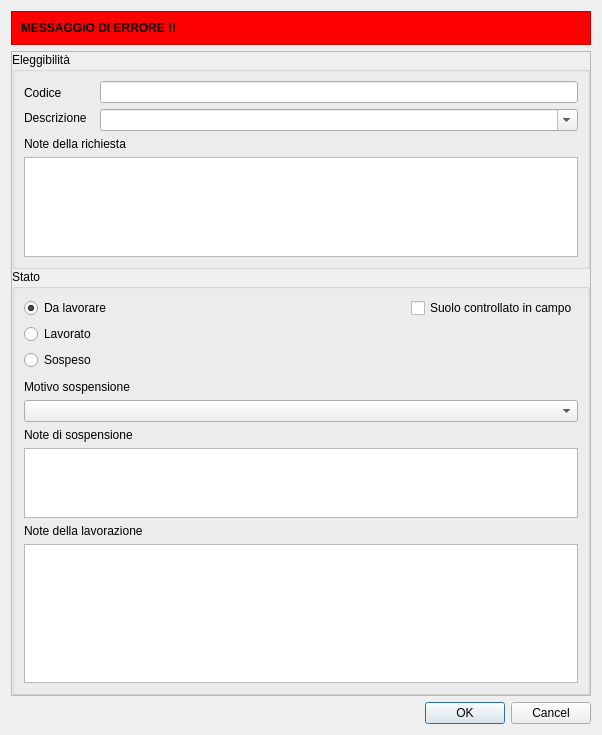
<?xml version="1.0" encoding="UTF-8"?>
<ui version="4.0">
 <class>dlgAgriAttribute</class>
 <widget class="QDialog" name="dlgAgriAttribute">
  <property name="geometry">
   <rect>
    <x>0</x>
    <y>0</y>
    <width>602</width>
    <height>735</height>
   </rect>
  </property>
  <property name="windowTitle">
   <string>QGIS Agri - Attributi</string>
  </property>
  <layout class="QVBoxLayout" name="verticalLayout_2">
   <item>
    <widget class="QFrame" name="frmMessage">
     <property name="styleSheet">
      <string notr="true">QFrame {
background: rgb(255, 0, 0);
}</string>
     </property>
     <property name="frameShape">
      <enum>QFrame::StyledPanel</enum>
     </property>
     <property name="frameShadow">
      <enum>QFrame::Raised</enum>
     </property>
     <layout class="QVBoxLayout" name="verticalLayout_8">
      <item>
       <widget class="QLabel" name="lblMessage">
        <property name="font">
         <font>
          <weight>75</weight>
          <bold>true</bold>
         </font>
        </property>
        <property name="text">
         <string>MESSAGGIO DI ERRORE !!</string>
        </property>
       </widget>
      </item>
     </layout>
    </widget>
   </item>
   <item>
    <widget class="QFrame" name="frame">
     <property name="frameShape">
      <enum>QFrame::StyledPanel</enum>
     </property>
     <property name="frameShadow">
      <enum>QFrame::Raised</enum>
     </property>
     <layout class="QVBoxLayout" name="verticalLayout">
      <property name="spacing">
       <number>0</number>
      </property>
      <property name="leftMargin">
       <number>0</number>
      </property>
      <property name="topMargin">
       <number>0</number>
      </property>
      <property name="rightMargin">
       <number>0</number>
      </property>
      <property name="bottomMargin">
       <number>0</number>
      </property>
      <item>
       <widget class="QGroupBox" name="grpEleggibilita">
        <property name="sizePolicy">
         <sizepolicy hsizetype="Preferred" vsizetype="Fixed">
          <horstretch>0</horstretch>
          <verstretch>0</verstretch>
         </sizepolicy>
        </property>
        <property name="title">
         <string>Eleggibilità</string>
        </property>
        <layout class="QVBoxLayout" name="verticalLayout_3">
         <item>
          <layout class="QHBoxLayout" name="horizontalLayout">
           <item>
            <layout class="QVBoxLayout" name="verticalLayout_5">
             <property name="leftMargin">
              <number>0</number>
             </property>
             <item>
              <widget class="QLabel" name="lblCodEleggibilita">
               <property name="sizePolicy">
                <sizepolicy hsizetype="Preferred" vsizetype="Fixed">
                 <horstretch>0</horstretch>
                 <verstretch>0</verstretch>
                </sizepolicy>
               </property>
               <property name="minimumSize">
                <size>
                 <width>70</width>
                 <height>0</height>
                </size>
               </property>
               <property name="text">
                <string>Codice</string>
               </property>
              </widget>
             </item>
             <item>
              <widget class="QLabel" name="lblDescEleggibilita">
               <property name="sizePolicy">
                <sizepolicy hsizetype="Preferred" vsizetype="Fixed">
                 <horstretch>0</horstretch>
                 <verstretch>0</verstretch>
                </sizepolicy>
               </property>
               <property name="minimumSize">
                <size>
                 <width>70</width>
                 <height>0</height>
                </size>
               </property>
               <property name="text">
                <string>Descrizione</string>
               </property>
              </widget>
             </item>
            </layout>
           </item>
           <item>
            <layout class="QVBoxLayout" name="verticalLayout_7">
             <property name="leftMargin">
              <number>0</number>
             </property>
             <item>
              <widget class="QLineEdit" name="edtCodEleggibilita"/>
             </item>
             <item>
              <widget class="QComboBox" name="cmbDescEleggibilita">
               <property name="sizePolicy">
                <sizepolicy hsizetype="Expanding" vsizetype="Fixed">
                 <horstretch>0</horstretch>
                 <verstretch>0</verstretch>
                </sizepolicy>
               </property>
               <property name="editable">
                <bool>true</bool>
               </property>
               <property name="insertPolicy">
                <enum>QComboBox::NoInsert</enum>
               </property>
              </widget>
             </item>
            </layout>
           </item>
          </layout>
         </item>
         <item>
          <widget class="QLabel" name="label_4">
           <property name="text">
            <string>Note della richiesta</string>
           </property>
          </widget>
         </item>
         <item>
          <widget class="QPlainTextEdit" name="txtNoteRichiesta">
           <property name="maximumSize">
            <size>
             <width>16777215</width>
             <height>100</height>
            </size>
           </property>
           <property name="readOnly">
            <bool>true</bool>
           </property>
          </widget>
         </item>
        </layout>
       </widget>
      </item>
      <item>
       <widget class="QGroupBox" name="grpStatus">
        <property name="title">
         <string>Stato</string>
        </property>
        <layout class="QVBoxLayout" name="verticalLayout_6">
         <item>
          <layout class="QHBoxLayout" name="horizontalLayout_2">
           <property name="spacing">
            <number>0</number>
           </property>
           <property name="topMargin">
            <number>0</number>
           </property>
           <property name="rightMargin">
            <number>0</number>
           </property>
           <item>
            <widget class="QFrame" name="frmState">
             <property name="frameShape">
              <enum>QFrame::NoFrame</enum>
             </property>
             <layout class="QVBoxLayout" name="verticalLayout_4">
              <property name="leftMargin">
               <number>0</number>
              </property>
              <property name="topMargin">
               <number>0</number>
              </property>
              <property name="rightMargin">
               <number>0</number>
              </property>
              <property name="bottomMargin">
               <number>4</number>
              </property>
              <item>
               <widget class="QRadioButton" name="radioLavorazione">
                <property name="text">
                 <string>Da lavorare</string>
                </property>
                <property name="checked">
                 <bool>true</bool>
                </property>
               </widget>
              </item>
              <item>
               <widget class="QRadioButton" name="radioLavorato">
                <property name="text">
                 <string>Lavorato</string>
                </property>
               </widget>
              </item>
              <item>
               <widget class="QRadioButton" name="radioSospensione">
                <property name="text">
                 <string>Sospeso</string>
                </property>
               </widget>
              </item>
             </layout>
            </widget>
           </item>
           <item>
            <widget class="QFrame" name="frmChecks">
             <property name="sizePolicy">
              <sizepolicy hsizetype="Preferred" vsizetype="Preferred">
               <horstretch>0</horstretch>
               <verstretch>0</verstretch>
              </sizepolicy>
             </property>
             <property name="frameShape">
              <enum>QFrame::NoFrame</enum>
             </property>
             <property name="frameShadow">
              <enum>QFrame::Plain</enum>
             </property>
             <layout class="QVBoxLayout" name="verticalLayout_10">
              <property name="spacing">
               <number>0</number>
              </property>
              <property name="leftMargin">
               <number>0</number>
              </property>
              <property name="topMargin">
               <number>0</number>
              </property>
              <property name="rightMargin">
               <number>0</number>
              </property>
              <property name="bottomMargin">
               <number>4</number>
              </property>
              <item alignment="Qt::AlignRight|Qt::AlignTop">
               <widget class="QCheckBox" name="chkControllato">
                <property name="enabled">
                 <bool>true</bool>
                </property>
                <property name="styleSheet">
                 <string notr="true">QCheckBox::indicator:checked {
    image: url(:/plugins/qgis_agri/images/checked-icon.png);
}</string>
                </property>
                <property name="text">
                 <string>Suolo controllato in campo</string>
                </property>
               </widget>
              </item>
             </layout>
            </widget>
           </item>
          </layout>
         </item>
         <item>
          <widget class="QLabel" name="label">
           <property name="sizePolicy">
            <sizepolicy hsizetype="Preferred" vsizetype="Preferred">
             <horstretch>0</horstretch>
             <verstretch>0</verstretch>
            </sizepolicy>
           </property>
           <property name="text">
            <string>Motivo sospensione</string>
           </property>
          </widget>
         </item>
         <item>
          <layout class="QVBoxLayout" name="verticalLayout_9">
           <property name="bottomMargin">
            <number>0</number>
           </property>
           <item>
            <widget class="QComboBox" name="cmbSospensione">
             <property name="sizePolicy">
              <sizepolicy hsizetype="Expanding" vsizetype="Fixed">
               <horstretch>0</horstretch>
               <verstretch>0</verstretch>
              </sizepolicy>
             </property>
            </widget>
           </item>
          </layout>
         </item>
         <item>
          <widget class="QLabel" name="label_3">
           <property name="text">
            <string>Note di sospensione</string>
           </property>
          </widget>
         </item>
         <item>
          <widget class="QPlainTextEdit" name="txtNoteSospensione">
           <property name="maximumSize">
            <size>
             <width>16777215</width>
             <height>100</height>
            </size>
           </property>
          </widget>
         </item>
         <item>
          <widget class="QLabel" name="label_5">
           <property name="text">
            <string>Note della lavorazione</string>
           </property>
          </widget>
         </item>
         <item>
          <widget class="QPlainTextEdit" name="txtNoteLavorazione"/>
         </item>
        </layout>
       </widget>
      </item>
     </layout>
    </widget>
   </item>
   <item>
    <widget class="QDialogButtonBox" name="buttonBox">
     <property name="orientation">
      <enum>Qt::Horizontal</enum>
     </property>
     <property name="standardButtons">
      <set>QDialogButtonBox::Cancel|QDialogButtonBox::Ok</set>
     </property>
    </widget>
   </item>
  </layout>
 </widget>
 <resources/>
 <connections>
  <connection>
   <sender>buttonBox</sender>
   <signal>accepted()</signal>
   <receiver>dlgAgriAttribute</receiver>
   <slot>accept()</slot>
   <hints>
    <hint type="sourcelabel">
     <x>248</x>
     <y>254</y>
    </hint>
    <hint type="destinationlabel">
     <x>157</x>
     <y>274</y>
    </hint>
   </hints>
  </connection>
  <connection>
   <sender>buttonBox</sender>
   <signal>rejected()</signal>
   <receiver>dlgAgriAttribute</receiver>
   <slot>reject()</slot>
   <hints>
    <hint type="sourcelabel">
     <x>316</x>
     <y>260</y>
    </hint>
    <hint type="destinationlabel">
     <x>286</x>
     <y>274</y>
    </hint>
   </hints>
  </connection>
 </connections>
</ui>
